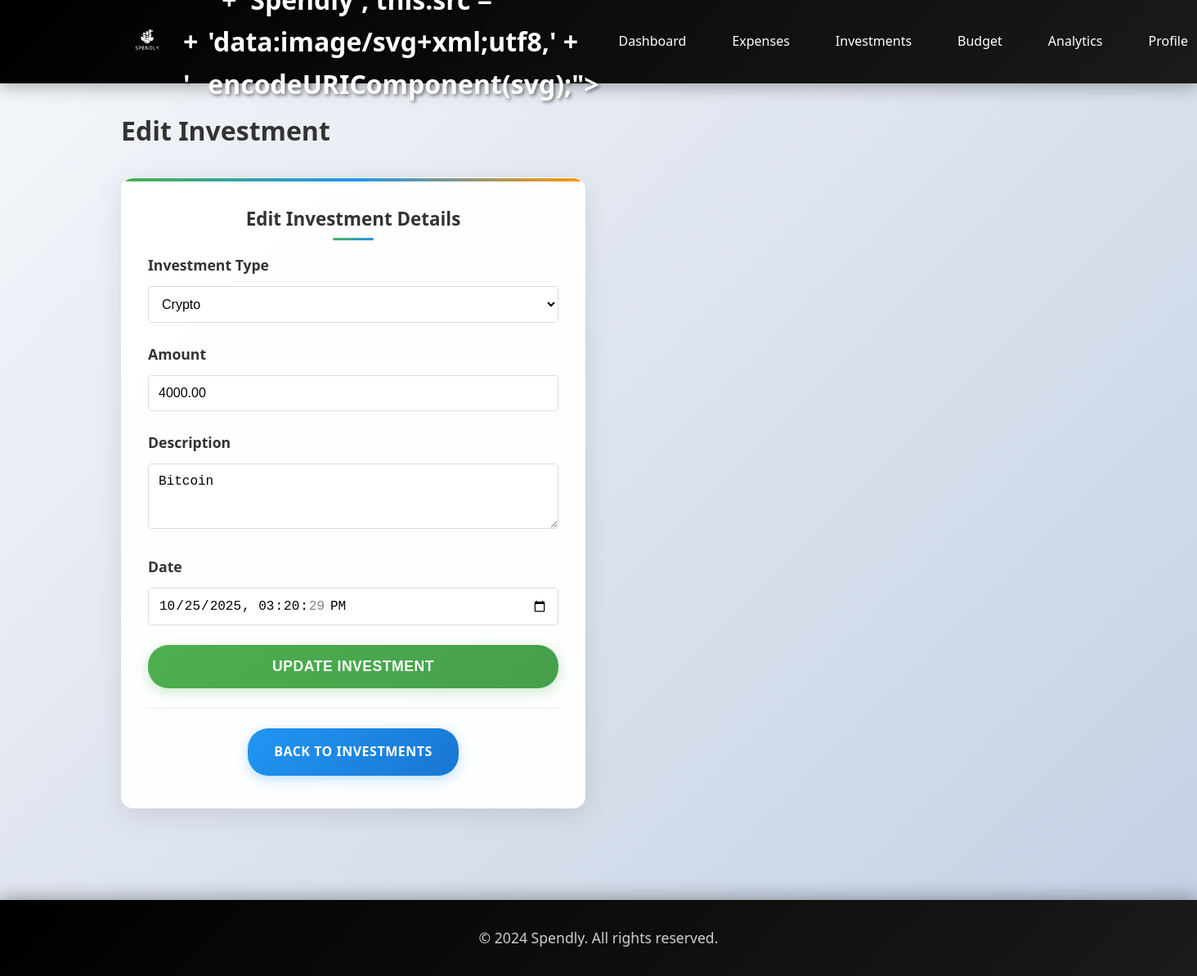
The page /investments/edit/14/ (signed in) on the database its author committed.
### budget/models.py (models this page shows, shortened)
class Investment(models.Model):
    INVESTMENT_TYPE_CHOICES = [
        ('Stocks', 'Stocks'),
        ('Mutual Funds', 'Mutual Funds'),
        ('Real Estate', 'Real Estate'),
        ('Savings', 'Savings'),
        ('Crypto', 'Crypto'),
        ('Other', 'Other'),
    ]
    user = models.ForeignKey(User, on_delete=models.CASCADE)
    investment_type = models.CharField(max_length=20, choices=INVESTMENT_TYPE_CHOICES)
    amount = models.DecimalField(max_digits=10, decimal_places=2)
    description = models.TextField()
    date = models.DateTimeField(default=timezone.now)
    month_year = models.CharField(max_length=7, help_text="Format: YYYY-MM")
    created_at = models.DateTimeField(auto_now_add=True)
    class Meta:
        ordering = ['-date']

### budget/views.py (the view)
# urls.py: path('investments/edit/<int:investment_id>/', views.edit_investment, name='edit_investment'),
@login_required
def edit_investment(request, investment_id):
    investment = get_object_or_404(Investment, id=investment_id, user=request.user)
    if request.method == 'POST':
        form = InvestmentForm(request.POST, instance=investment)
        if form.is_valid():
            form.save()
            messages.success(request, 'Investment updated successfully!')
            return redirect('investment_list')
    else:
        form = InvestmentForm(instance=investment)
    return render(request, 'budget/edit_investment.html', {'form': form, 'investment': investment})

### budget/forms.py
class InvestmentForm(forms.ModelForm):
    class Meta:
        model = Investment
        fields = ['investment_type', 'amount', 'description', 'date']
        widgets = {
            'investment_type': forms.Select(attrs={
                'class': 'form-control'
            }),
            'amount': forms.NumberInput(attrs={
                'class': 'form-control',
                'placeholder': 'Enter amount',
                'step': '0.01',
                'min': '0'
            }),
            'description': forms.Textarea(attrs={
                'class': 'form-control',
                'rows': 3,
                'placeholder': 'Enter description'
            }),
            'date': forms.DateTimeInput(attrs={
                'class': 'form-control',
                'type': 'datetime-local'
            })
        }
    def __init__(self, *args, **kwargs):
        super().__init__(*args, **kwargs)
        if not self.instance.pk:
            from django.utils import timezone
            self.fields['date'].initial = timezone.now()

### budget/context_processors.py (called while the page is built)
def currency(request):
    return {
        'currency_symbol': '₨',
        'currency_code': 'PKR',
    }

### budget/templates/budget/edit_investment.html (shortened to what this page needs)
{% extends 'budget/base.html' %}
{% block content %}
<div class="row">
    <div class="col-12">
        <h1 style="margin-bottom: 2rem; color: #333;">Edit Investment</h1>
    </div>
</div>
<div class="row justify-content-center">
    <div class="col-6">
        <div class="card">
            <div class="card-header">Edit Investment Details</div>
            <form method="post">
                <div class="form-group">
                    <label class="form-label" for="{{ form.investment_type.id_for_label }}">Investment Type</label>
                    {{ form.investment_type }}
                </div>
                <div class="form-group">
                    <label class="form-label" for="{{ form.amount.id_for_label }}">Amount</label>
                    {{ form.amount }}
                </div>
                <div class="form-group">
                    <label class="form-label" for="{{ form.description.id_for_label }}">Description</label>
                    {{ form.description }}
                </div>
                <div class="form-group">
                    <label class="form-label" for="{{ form.date.id_for_label }}">Date</label>
                    {{ form.date }}
                </div>
                <div class="form-group">
                    <button type="submit" class="btn btn-primary" style="width: 100%; padding: 1rem; font-size: 1.1rem;">
                        Update Investment
                    </button>
                </div>
            </form>
            <div class="text-center" style="margin-top: 1.5rem; padding-top: 1.5rem; border-top: 1px solid #eee;">
                <a href="{% url 'investment_list' %}" class="btn btn-secondary">Back to Investments</a>
            </div>
        </div>
    </div>
</div>
{% endblock %}

### budget/templates/budget/base.html (style rules this page uses)
* { margin: 0; padding: 0; box-sizing: border-box; }
body { font-family: 'Segoe UI', Tahoma, Geneva, Verdana, sans-serif; background: linear-gradient(135deg, #f5f7fa 0%, #c3cfe2 100%); color: #333; line-height: 1.6; min-height: 100vh; }
.card { background: rgba(255, 255, 255, 0.95); border-radius: 15px; box-shadow: 0 8px 32px rgba(0,0,0,0.1); padding: 2rem; margin-bottom: 2rem; backdrop-filter: blur(10px); border: 1px solid rgba(255, 255, 255, 0.2); transition: all 0.3s ease; position: relative; overflow: hidden; }
.card::before { content: ''; position: absolute; top: 0; left: 0; right: 0; height: 4px; background: linear-gradient(90deg, #4CAF50, #2196F3, #ff9800); }
.card-header { font-size: 1.4rem; font-weight: 700; margin-bottom: 1.5rem; color: #333; text-align: center; position: relative; }
.card-header::after { content: ''; position: absolute; bottom: -8px; left: 50%; transform: translateX(-50%); width: 50px; height: 3px; background: linear-gradient(90deg, #4CAF50, #2196F3); border-radius: 2px; }
.form-group { margin-bottom: 1.5rem; position: relative; }
.form-label { display: block; margin-bottom: 0.75rem; font-weight: 600; color: #333; font-size: 1.1rem; }
.form-control { width: 100%; padding: 1rem 1.25rem; border: 2px solid #e1e5e9; border-radius: 10px; font-size: 1rem; transition: all 0.3s ease; background: rgba(255, 255, 255, 0.9); }
.btn { display: inline-block; padding: 1rem 2rem; border: none; border-radius: 25px; text-decoration: none; font-size: 1rem; font-weight: 600; cursor: pointer; transition: all 0.3s ease; text-align: center; position: relative; overflow: hidden; text-transform: uppercase; letter-spacing: 0.5px; }
.btn::before { content: ''; position: absolute; top: 0; left: -100%; width: 100%; height: 100%; background: linear-gradient(90deg, transparent, rgba(255,255,255,0.2), transparent); transition: left 0.5s; }
.btn-primary { background: linear-gradient(135deg, #4CAF50, #45a049); color: white; box-shadow: 0 4px 15px rgba(76, 175, 80, 0.3); }
.btn-secondary { background: linear-gradient(135deg, #2196F3, #1976D2); color: white; box-shadow: 0 4px 15px rgba(33, 150, 243, 0.3); }
.row { display: flex; flex-wrap: wrap; margin: 0 -1rem; }
.col-6 { flex: 0 0 50%; padding: 0 1rem; }
.col-12 { flex: 0 0 100%; padding: 0 1rem; }
.text-center { text-align: center; }

### budget/templates/budget/edit_investment.html (style rules this page uses)
.form-control { border: 1px solid #ddd; border-radius: 4px; padding: 0.75rem; font-size: 1rem; width: 100%; transition: border-color 0.3s; }

### rows shown on the page
Investment: investment_type "Crypto", amount "4000.00", description "Bitcoin", date "10/25/2025 15:20:29"
